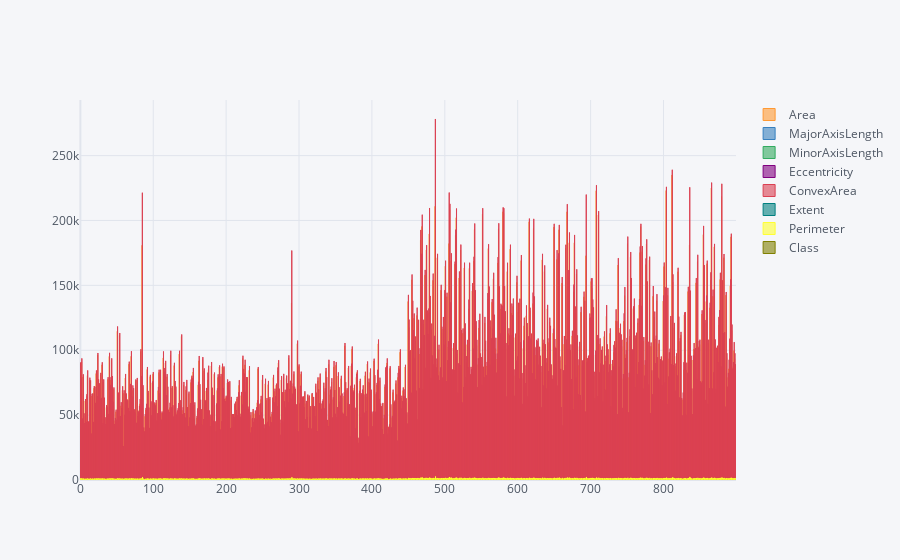

The code cell stored with this chart in its notebook:
### Code cell
df.iplot(kind="bar")

### Figure 1 — Plotly figure (JSON) as saved in the notebook; plotly's stock layout.template omitted (floating-point values rounded to 4 significant figures; data arrays with more than 128 entries replaced by an {"elided": "..."} marker saying what was removed)
{"data": [{"marker": {"color": "rgba(255, 153, 51, 0.6)", "line": {"color": "rgba(255, 153, 51, 1.0)", "width": 1}}, "name": "Area", "orientation": "v", "text": "", "type": "bar", "x": {"elided": "900 int values"}, "y": {"elided": "900 int values"}}, {"marker": {"color": "rgba(55, 128, 191, 0.6)", "line": {"color": "rgba(55, 128, 191, 1.0)", "width": 1}}, "name": "MajorAxisLength", "orientation": "v", "text": "", "type": "bar", "x": {"elided": "900 int values"}, "y": {"elided": "900 float values"}}, {"marker": {"color": "rgba(50, 171, 96, 0.6)", "line": {"color": "rgba(50, 171, 96, 1.0)", "width": 1}}, "name": "MinorAxisLength", "orientation": "v", "text": "", "type": "bar", "x": {"elided": "900 int values"}, "y": {"elided": "900 float values"}}, {"marker": {"color": "rgba(128, 0, 128, 0.6)", "line": {"color": "rgba(128, 0, 128, 1.0)", "width": 1}}, "name": "Eccentricity", "orientation": "v", "text": "", "type": "bar", "x": {"elided": "900 int values"}, "y": {"elided": "900 float values"}}, {"marker": {"color": "rgba(219, 64, 82, 0.6)", "line": {"color": "rgba(219, 64, 82, 1.0)", "width": 1}}, "name": "ConvexArea", "orientation": "v", "text": "", "type": "bar", "x": {"elided": "900 int values"}, "y": {"elided": "900 int values"}}, {"marker": {"color": "rgba(0, 128, 128, 0.6)", "line": {"color": "rgba(0, 128, 128, 1.0)", "width": 1}}, "name": "Extent", "orientation": "v", "text": "", "type": "bar", "x": {"elided": "900 int values"}, "y": {"elided": "900 float values"}}, {"marker": {"color": "rgba(255, 255, 51, 0.6)", "line": {"color": "rgba(255, 255, 51, 1.0)", "width": 1}}, "name": "Perimeter", "orientation": "v", "text": "", "type": "bar", "x": {"elided": "900 int values"}, "y": {"elided": "900 float values"}}, {"marker": {"color": "rgba(128, 128, 0, 0.6)", "line": {"color": "rgba(128, 128, 0, 1.0)", "width": 1}}, "name": "Class", "orientation": "v", "text": "", "type": "bar", "x": {"elided": "900 int values"}, "y": {"elided": "900 int values"}}], "layout": {"legend": {"bgcolor": "#F5F6F9", "font": {"color": "#4D5663"}}, "paper_bgcolor": "#F5F6F9", "plot_bgcolor": "#F5F6F9", "title": {"font": {"color": "#4D5663"}}, "xaxis": {"gridcolor": "#E1E5ED", "showgrid": true, "tickfont": {"color": "#4D5663"}, "title": {"font": {"color": "#4D5663"}, "text": ""}, "zerolinecolor": "#E1E5ED"}, "yaxis": {"gridcolor": "#E1E5ED", "showgrid": true, "tickfont": {"color": "#4D5663"}, "title": {"font": {"color": "#4D5663"}, "text": ""}, "zerolinecolor": "#E1E5ED"}}}
